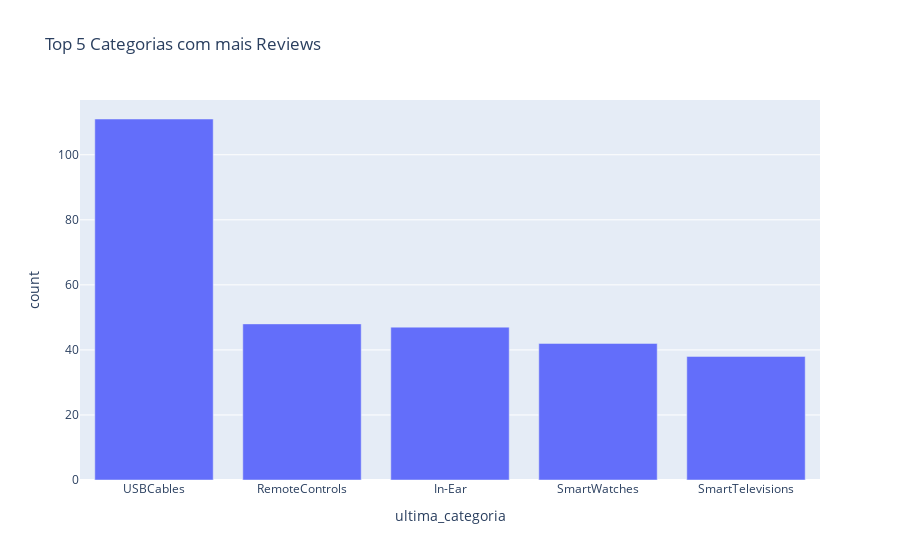

The code cell stored with this chart in its notebook:
### Markdown cell above
Home & Kitchen, Electronics e Computers & Accessories são as categorias líderes em volume de reviews. <br>
Mostra que os consumidores são mais engajados em avaliar produtos desses segmentos.

### Code cell
# Criar uma cópia temporária com reviews únicas (sem alterar df original)
df_unique_reviews = df.drop_duplicates(subset="review_id")

# Contar reviews únicas por ultima_categoria
cat_counts = df_unique_reviews["ultima_categoria"].value_counts().reset_index()
cat_counts.columns = ["ultima_categoria", "count"]

# Manter apenas as top 5 categorias
cat_counts = cat_counts.head(5)

# Gráfico
import plotly.express as px

fig = px.bar(cat_counts, x="ultima_categoria", y="count",
             title="Top 5 Categorias com mais Reviews")
fig.show()

### Figure 1 — Plotly figure (JSON) as saved in the notebook; plotly's stock layout.template omitted (floating-point values rounded to 4 significant figures)
{"data": [{"alignmentgroup": "True", "hovertemplate": "ultima_categoria=%{x}<br>count=%{y}<extra></extra>", "legendgroup": "", "marker": {"color": "#636efa", "pattern": {"shape": ""}}, "name": "", "offsetgroup": "", "orientation": "v", "showlegend": false, "textposition": "auto", "type": "bar", "x": ["USBCables", "RemoteControls", "In-Ear", "SmartWatches", "SmartTelevisions"], "xaxis": "x", "y": [111, 48, 47, 42, 38], "yaxis": "y"}], "layout": {"barmode": "relative", "legend": {"tracegroupgap": 0}, "title": {"text": "Top 5 Categorias com mais Reviews"}, "xaxis": {"anchor": "y", "domain": [0, 1], "title": {"text": "ultima_categoria"}}, "yaxis": {"anchor": "x", "domain": [0, 1], "title": {"text": "count"}}}}
